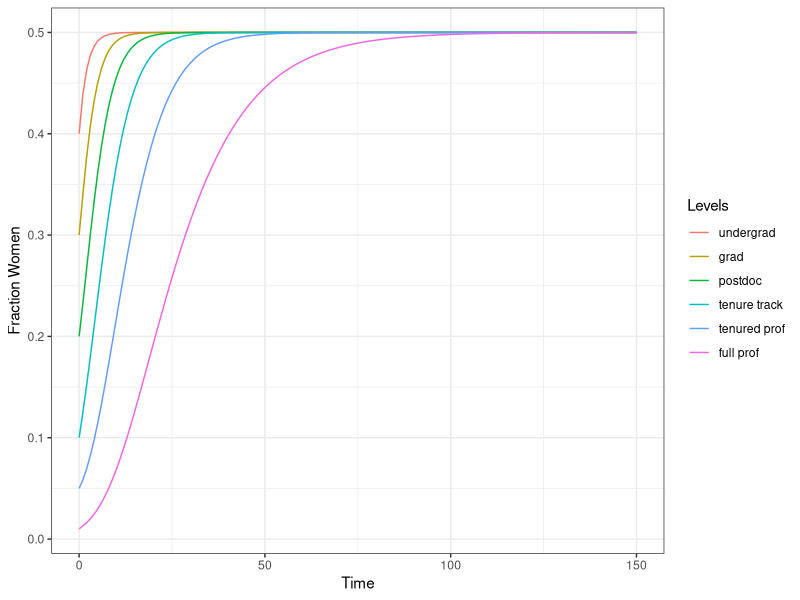
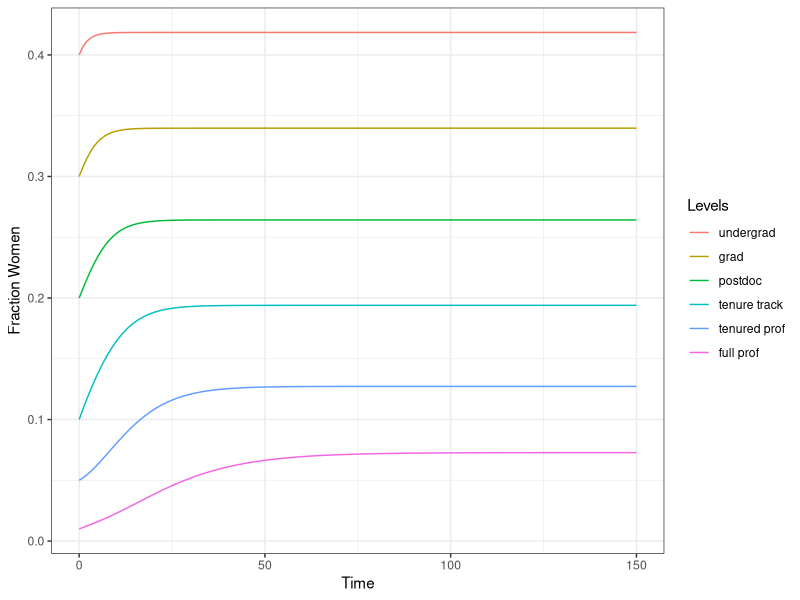
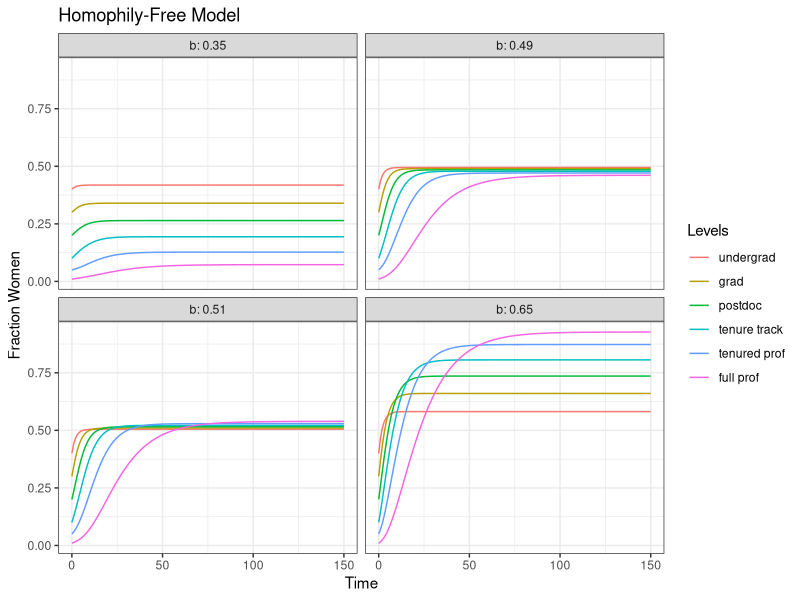
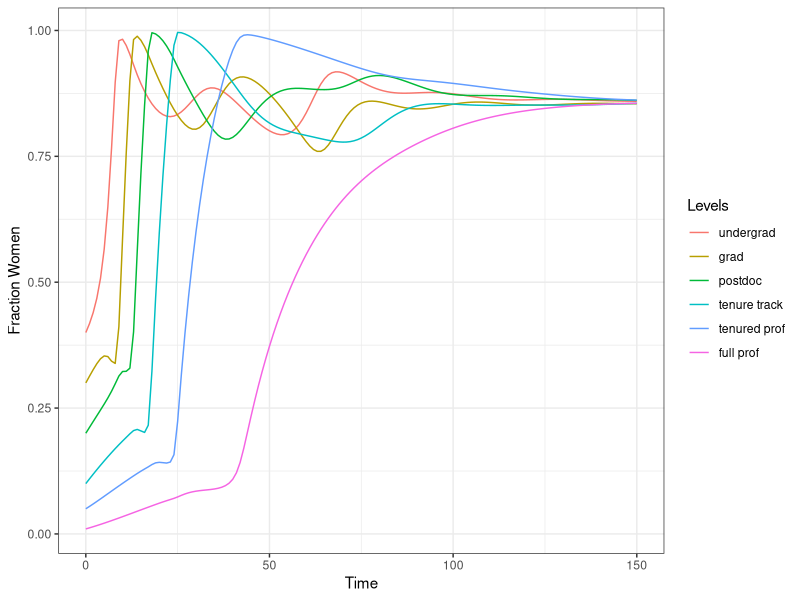
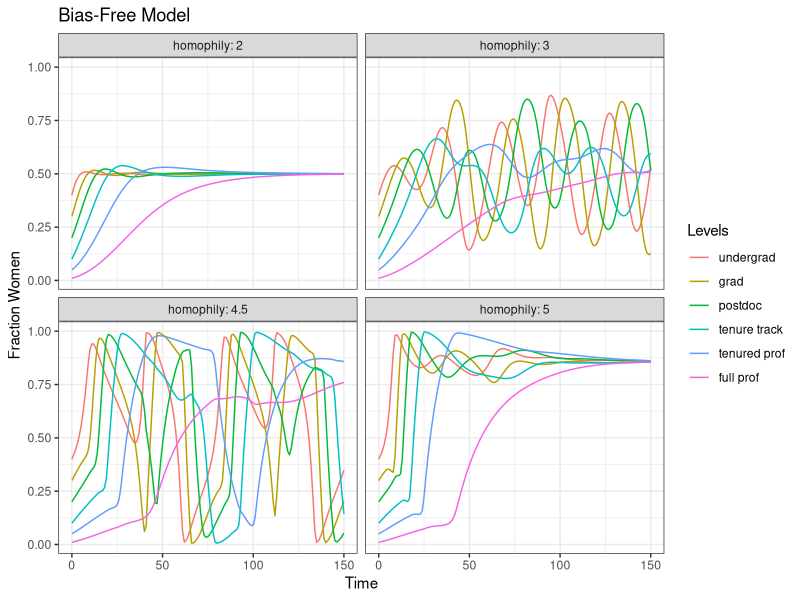
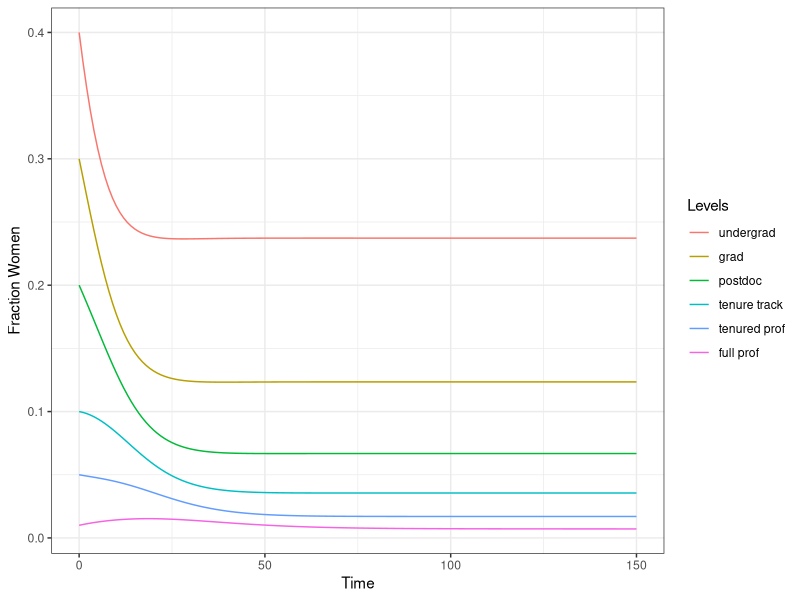
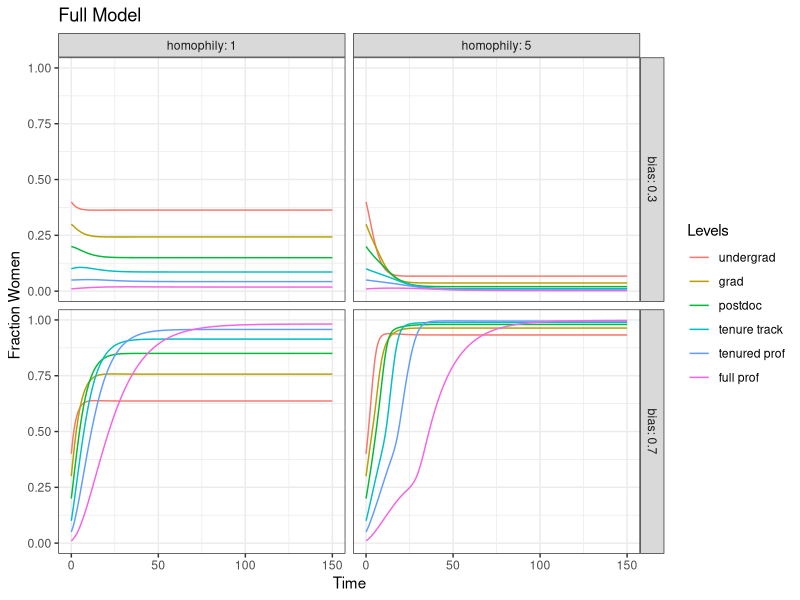
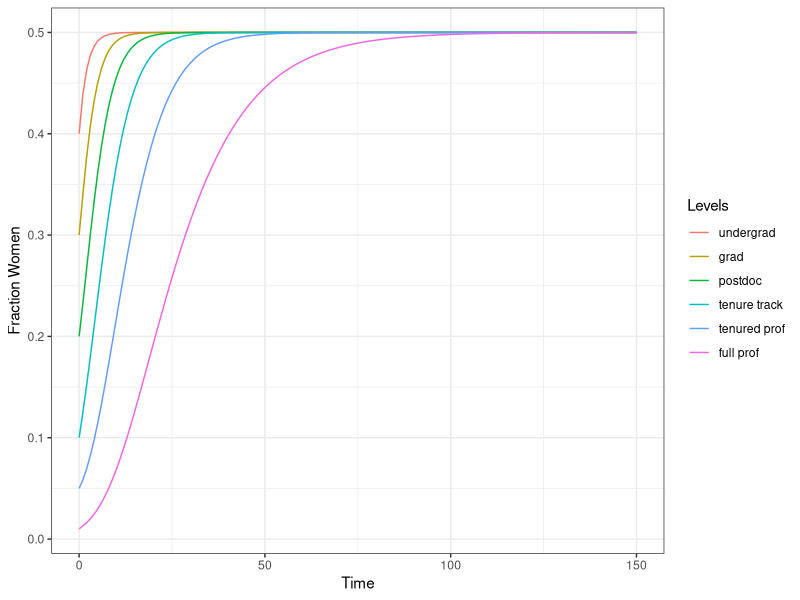

These charts were generated, in order, by the following R code:
## ---- chunk 1
library(tidyverse)
library(lubridate)
library(knitr)
library(reshape2)
library(car)
library(deSolve)
library(readxl)
## ---- chunk 2
#probability of someone seeking promotion to next level
#u= fraction of like-gendered individuals in level above
#v= fraction of like-gendered individuals in current level
#lambda= strength of homophilic tendency
e <- exp(1)

P_func <- function(u, v, lambda){
  e <- exp(1)
  denom <- 1 + e^(-lambda*(u-v))
  return(1/denom)
}

#fraction of women in applicant pool
F0_func <- function(u, v, lambda){
  num <- v*P_func(u, v, lambda)
  denom <- num + ((1-v)*(P_func(1-u, 1-v, lambda)))
  return(num/denom)
}

#fraction of women promoted to next level
#b= bias (b>0.5 means women are favored)
F_func <- function(u, v, lambda, b){
  num <- b*v*P_func(u, v, lambda)
  denom <- num + ((1-b)*(1-v)*P_func(1-u, 1-v, lambda))
  return(num/denom)
}
## ---- chunk 3
capital_r <- c(1/4, 1/5, 1/6, 1/7, 1/9, 1/15)
capital_r

n <- c(13, 8, 5, 3, 2, 1)

times <- seq(from=0,to=150,by=1)
xstart <- c(0.4, 0.3, 0.2, 0.1, 0.05, 0.01)
## ---- chunk 4
null_model <- function (t, x, parms) {
  x0 <- 0.5
  x1 <- x[1]
  x2 <- x[2]
  x3 <- x[3]
  x4 <- x[4]
  x5 <- x[5]
  x6 <- x[6]
  cap_r <- parms$cap_r
  L <- length(cap_r)
  cap_n <- parms$cap_n
  low_r <- vector(mode="numeric", length=length(cap_r))
  for(j in seq_along(cap_r)){
  products <- vector(mode="numeric", length=length((j+1):L))
  for(k in seq_along(products)){
    products[k] <- cap_r[j+k]*n[j+k]
    }
  num <- sum(products)
  denom <- cap_r[j] * n[j]
  final <- num/denom
  low_r[j] <- final
  }
  0 -> low_r[is.na(low_r)]
  dx1dt <- cap_r[1] * (1 + low_r[1]) * (x0 - x1)
  dx2dt <- cap_r[2] * (1 + low_r[2]) * (x1 - x2)
  dx3dt <- cap_r[3] * (1 + low_r[3]) * (x2 - x3)
  dx4dt <- cap_r[4] * (1 + low_r[4]) * (x3 - x4)
  dx5dt <- cap_r[5] * (1 + low_r[5]) * (x4 - x5)
  dx6dt <- cap_r[6] * (1 + low_r[6]) * (x5 - x6)
  derivs <- c(dx1dt, dx2dt, dx3dt, dx4dt, dx5dt, dx6dt)
  list(derivs)
}

param_null <- list(cap_r = capital_r, cap_n = n)

null_model <- ode(y = xstart, times = times, func = null_model, parms = param_null)

null_model <- as.data.frame(null_model)
names(null_model) <- c("time", "undergrad", "grad", "postdoc", "tenure track", "tenured prof", "full prof")

null_data <- melt(null_model, id.vars = "time")
head(null_data)
null_graph <- null_data %>% ggplot(aes(x=time, y=value, color=variable)) +
  geom_line() +
  labs(x="Time", y="Fraction Women", color="Levels") +
  theme_bw()
null_graph

pdf("null_model.jpg") 
null_graph
dev.off() 
## ---- chunk 5
model_homo_free <- function (t, x, parms) {
  x0 <- 0.5
  x1 <- x[1]
  x2 <- x[2]
  x3 <- x[3]
  x4 <- x[4]
  x5 <- x[5]
  x6 <- x[6]
  cap_r <- parms$cap_r
  L <- length(cap_r)
  cap_n <- parms$cap_n
  b <- parms$bias
  low_r <- vector(mode="numeric", length=length(cap_r))
  for(j in seq_along(cap_r)){
  products <- vector(mode="numeric", length=length((j+1):L))
  for(k in seq_along(products)){
    products[k] <- cap_r[j+k]*n[j+k]
  }
  num <- sum(products)
  denom <- cap_r[j] * n[j]
  final <- num/denom
  low_r[j] <- final
  }
  0 -> low_r[is.na(low_r)]
  dx1dt <- (cap_r[1]*(1+low_r[1])*(b*x0)/((b*x0)+((1-b)*(1-x0)))) - 
    (cap_r[1]*x1) - ((cap_r[1]*low_r[1]*(b*x1))/((b*x1)+((1-b)*(1-x1))))
  dx2dt <- (cap_r[2]*(1+low_r[2])*(b*x1)/((b*x1)+((1-b)*(1-x1)))) - 
    (cap_r[2]*x2) - ((cap_r[2]*low_r[2]*(b*x2))/((b*x2)+((1-b)*(1-x2))))
  dx3dt <- (cap_r[3]*(1+low_r[3])*(b*x2)/((b*x2)+((1-b)*(1-x2)))) - 
    (cap_r[3]*x3) - ((cap_r[3]*low_r[3]*(b*x3))/((b*x3)+((1-b)*(1-x3))))
  dx4dt <- (cap_r[4]*(1+low_r[4])*(b*x3)/((b*x3)+((1-b)*(1-x3)))) - 
    (cap_r[4]*x4) - ((cap_r[4]*low_r[4]*(b*x4))/((b*x4)+((1-b)*(1-x4))))
  dx5dt <- (cap_r[5]*(1+low_r[5])*(b*x4)/((b*x4)+((1-b)*(1-x4)))) - 
    (cap_r[5]*x5) - ((cap_r[5]*low_r[5]*(b*x5))/((b*x5)+((1-b)*(1-x5))))
  dx6dt <- (cap_r[6]*(1+low_r[6])*(b*x5)/((b*x5)+((1-b)*(1-x5)))) - 
    (cap_r[6]*x6) - ((cap_r[6]*low_r[6]*(b*x6))/((b*x6)+((1-b)*(1-x6))))
  derivs <- c(dx1dt, dx2dt, dx3dt, dx4dt, dx5dt, dx6dt)
  list(derivs)
}

b <- 0.35

param_homo <- list(cap_r = capital_r, cap_n = n, bias = b)

homo_free <- ode(y = xstart, times = times, func = model_homo_free, parms = param_homo)

homo_free <- as.data.frame(homo_free)
names(homo_free) <- c("time", "undergrad", "grad", "postdoc", "tenure track", "tenured prof", "full prof")

homo_free_data <- melt(homo_free, id.vars = "time")

homo_free_data %>% ggplot(aes(x=time, y=value, color=variable)) +
  geom_line() +
  labs(x="Time", y="Fraction Women", color="Levels") +
  theme_bw()
## ---- chunk 6
biases_to_test <- c(0.35, 0.49, 0.51, 0.65)

varied_biases_data <- vector(mode="list", length=length(biases_to_test))
names(varied_biases_data) <- paste0("b=", biases_to_test)
for(i in seq_along(biases_to_test)){
  bias_i <- biases_to_test[i]
  parameter <- list(cap_r = capital_r, cap_n = n, bias = bias_i)
  ode_solve <- ode(y = xstart, times = times, func = model_homo_free, parms = parameter)
  ode_solve <- as.data.frame(ode_solve)
  names(ode_solve) <- c("time", "undergrad", "grad", "postdoc", "tenure track", "tenured prof", "full prof")
  data <- melt(ode_solve, id.vars = "time")
  data <- data %>% mutate(b = bias_i)
  varied_biases_data[[i]] <- data
}

data_collected <- do.call(rbind, varied_biases_data)

data_collected %>% ggplot(aes(x=time, y=value, color=variable)) + 
  geom_line() +
  labs(x="Time", y="Fraction Women", color="Levels", title = "Homophily-Free Model") +
  theme_bw() +
  facet_wrap(~ b, labeller = label_both)
## ---- chunk 7
model_bias_free <- function (t, x, parms) {
  x0 <- 0.5
  x1 <- x[1]
  x2 <- x[2]
  x3 <- x[3]
  x4 <- x[4]
  x5 <- x[5]
  x6 <- x[6]
  cap_r <- parms$cap_r
  L <- length(cap_r)
  cap_n <- parms$cap_n
  lambda <- parms$lambda
  low_r <- vector(mode="numeric", length=length(cap_r))
  for(j in seq_along(cap_r)){
  products <- vector(mode="numeric", length=length((j+1):L))
  for(k in seq_along(products)){
    products[k] <- cap_r[j+k]*cap_n[j+k]
  }
  num <- sum(products)
  denom <- cap_r[j] * cap_n[j]
  final <- num/denom
  low_r[j] <- final
  }
  0 -> low_r[is.na(low_r)]
  dx1dt <- cap_r[1]*(((1+low_r[1])*F0_func(x1, x0, lambda)) - x1 - (low_r[1]*F0_func(x2, x1, lambda)))
  dx2dt <- cap_r[2]*(((1+low_r[2])*F0_func(x2, x1, lambda)) - x2 - (low_r[2]*F0_func(x3, x2, lambda)))
  dx3dt <- cap_r[3]*(((1+low_r[3])*F0_func(x3, x2, lambda)) - x3 - (low_r[3]*F0_func(x4, x3, lambda)))
  dx4dt <- cap_r[4]*(((1+low_r[4])*F0_func(x4, x3, lambda)) - x4 - (low_r[4]*F0_func(x5, x4, lambda)))
  dx5dt <- cap_r[5]*(((1+low_r[5])*F0_func(x5, x4, lambda)) - x5 - (low_r[5]*F0_func(x6, x5, lambda)))
  dx6dt <- cap_r[6]*F0_func(x6, x5, lambda) - cap_r[6]*x6
  derivs <- c(dx1dt, dx2dt, dx3dt, dx4dt, dx5dt, dx6dt)
  list(derivs)
}

lambda <- 5

param_bias <- list(cap_r = capital_r, cap_n = n, lambda = lambda)

bias_free <- ode(y = xstart, times = times, func = model_bias_free, parms = param_bias)

bias_free <- as.data.frame(bias_free)
names(bias_free) <- c("time", "undergrad", "grad", "postdoc", "tenure track", "tenured prof", "full prof")
head(bias_free)

bias_free_data <- melt(bias_free, id.vars = "time")
head(bias_free_data)
bias_free_data %>% ggplot(aes(x=time, y=value, color=variable)) +
  geom_line() +
  labs(x="Time", y="Fraction Women", color="Levels") +
  theme_bw()
## ---- chunk 8
homophily_to_test <- c(2, 3, 4.5, 5)
homophily_to_test
varied_homo_data <- vector(mode="list", length=length(homophily_to_test))
names(varied_homo_data) <- paste0("lambda=", homophily_to_test)
for(i in seq_along(homophily_to_test)){
  lambda <- homophily_to_test[i]
  param_bias <- list(cap_r = capital_r, cap_n = n, lambda = lambda)
  sol <- ode(y = xstart, times = times, func = model_bias_free, parms = param_bias)
  sol <- as.data.frame(sol)
  names(sol) <- c("time", "undergrad", "grad", "postdoc", "tenure track", "tenured prof", "full prof")
  dat <- melt(sol, id.vars = "time")
  dat <- dat %>% mutate(homophily=lambda)
  varied_homo_data[[i]] <- dat
}

bias_free_collected <- do.call(rbind, varied_homo_data)

bias_free_collected %>% ggplot(aes(x=time, y=value, color=variable)) + 
  geom_line() +
  labs(x="Time", y="Fraction Women", color="Levels", title = "Bias-Free Model") +
  theme_bw() +
  facet_wrap(~ homophily, labeller = label_both)
## ---- chunk 9
full_model <- function (t, x, parms) {
  x0 <- 0.5
  x1 <- x[1]
  x2 <- x[2]
  x3 <- x[3]
  x4 <- x[4]
  x5 <- x[5]
  x6 <- x[6]
  cap_r <- parms$cap_r
  L <- length(cap_r)
  cap_n <- parms$cap_n
  lambda <- parms$lambda
  b <- parms$bias
  low_r <- vector(mode="numeric", length=length(cap_r))
  for(j in seq_along(cap_r)){
    products <- vector(mode="numeric", length=length((j+1):L))
      for(k in seq_along(products)){
         products[k] <- cap_r[j+k]*cap_n[j+k]
      }
    num <- sum(products)
    denom <- cap_r[j] * cap_n[j]
    final <- num/denom
    low_r[j] <- final
  }
  0 -> low_r[is.na(low_r)]
  dx1dt <- (cap_r[1]*(1+low_r[1])*F_func(u = x1, v = x0, lambda = lambda, b = b)) - (cap_r[1]*x1) - 
    (cap_r[1]*low_r[1]*F_func(u = x2, v = x1, lambda = lambda, b = b))
  dx2dt <- (cap_r[2]*(1+low_r[2])*F_func(u = x2, v = x1, lambda = lambda, b = b)) - (cap_r[2]*x2) - 
    (cap_r[2]*low_r[2]*F_func(u = x3, v = x2, lambda = lambda, b = b))
  dx3dt <- (cap_r[3]*(1+low_r[3])*F_func(u = x3, v = x2, lambda = lambda, b = b)) - (cap_r[3]*x3) - 
    (cap_r[3]*low_r[3]*F_func(u = x4, v = x3, lambda = lambda, b = b))
  dx4dt <- (cap_r[4]*(1+low_r[4])*F_func(u = x4, v = x3, lambda = lambda, b = b)) - (cap_r[4]*x4) - 
    (cap_r[4]*low_r[4]*F_func(u = x5, v = x4, lambda = lambda, b = b))
  dx5dt <- (cap_r[5]*(1+low_r[5])*F_func(u = x5, v = x4, lambda = lambda, b = b)) - (cap_r[5]*x5) - 
    (cap_r[5]*low_r[5]*F_func(u = x6, v = x5, lambda = lambda, b = b))
  dx6dt <- (cap_r[6]*F_func(u = x6, v = x5, lambda = lambda, b = b)) - (cap_r[6]*x6)
  derivs <- c(dx1dt, dx2dt, dx3dt, dx4dt, dx5dt, dx6dt)
  list(derivs)
}

lambda <- 3

b <- 0.3

params <- list(cap_r = capital_r, cap_n = n, lambda = lambda, bias = b)

full_output <- ode(y = xstart, times = times, func = full_model, parms = params)

diagnostics(full_output)

full_output <- as.data.frame(full_output)
names(full_output) <- c("time", "undergrad", "grad", "postdoc", "tenure track", "tenured prof", "full prof")

full_data <- melt(full_output, id.vars = "time")
head(full_data)
full_data %>% ggplot(aes(x=time, y=value, color=variable)) +
  geom_line() +
  labs(x="Time", y="Fraction Women", color="Levels") +
  theme_bw()
## ---- chunk 10
bias_test <- c(0.3, 0.3, 0.7, 0.7)
homophily_test <- c(1, 5, 1, 5)
trials <- if(length(bias_test) == length(homophily_test)){
  length(bias_test)
  } else{
  0
}

varied_full_data <- vector(mode="list", length=trials)
names(varied_full_data)
length(varied_full_data)
for(i in seq_len(trials)){
  bias_name <- paste0("b=", bias_test[i])
  homo_name <- paste0("l=", homophily_test[i])
  names(varied_full_data)[i] <- paste(bias_name, homo_name, sep = ",")
}
names(varied_full_data)
for(i in seq_len(trials)){
  b <- bias_test[i]
  l <- homophily_test[i]
  params <- list(cap_r = capital_r, cap_n = n, lambda = l, bias = b)
  dat <- ode(y = xstart, times = times, func = full_model, parms = params)
  dat <- as.data.frame(dat)
  names(dat) <- c("time", "undergrad", "grad", "postdoc", "tenure track", "tenured prof", "full prof")
  dat_use <- melt(dat, id.vars = "time")
  dat_use <- dat_use %>% mutate(bias=b, homophily=l)
  varied_full_data[[i]] <- dat_use
}

entire_full_model <- do.call(rbind, varied_full_data)
head(entire_full_model)

entire_full_model %>% ggplot(aes(x=time, y=value, color=variable)) + 
  geom_line() +
  theme_bw() +
  facet_grid(bias ~ homophily, labeller = label_both) +
  labs(x="Time", y="Fraction Women", color="Levels", title = "Full Model")
